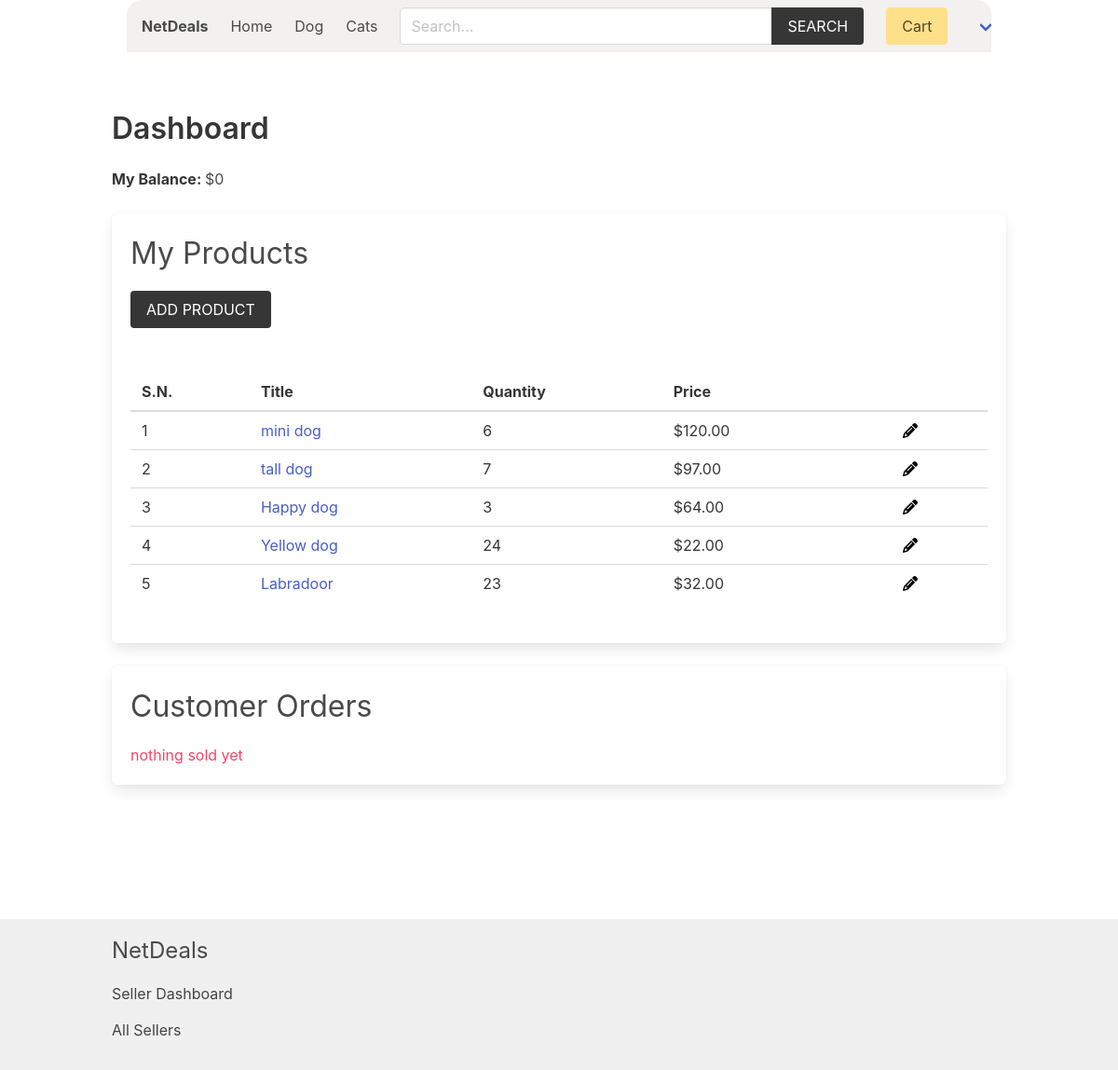
/seller/seller-dashboard/ (signed in), run on the app's committed database.
### product/models.py (models this page shows, shortened)
class Category(models.Model):
    title = models.CharField(max_length=50)
    slug = models.SlugField(max_length=55)
    ordering = models.IntegerField(default=0)
    class Meta:
        ordering = ['ordering']

class Product(models.Model):
    quantity = models.PositiveIntegerField(default=0)
    category = models.ForeignKey(Category, related_name='products', on_delete=models.CASCADE)
    seller = models.ForeignKey(SellerProfile, related_name="products", on_delete=models.CASCADE)
    title = models.CharField(max_length=50)
    slug = models.SlugField(max_length=55)
    description = models.TextField(blank=True, null=True)
    price = models.DecimalField(max_digits=6, decimal_places=2)
    added_date = models.DateTimeField(auto_now_add=True)
    image = models.ImageField(upload_to='uploads/', blank=True, null=True)
    thumbnail = models.ImageField(upload_to='uploads/', blank=True, null=True) # Change uploads to thumbnails
    class Meta:
        ordering = ['-added_date']

### accounts/models.py (models this page shows, shortened)
class SellerProfile(models.Model):
    is_approved = models.BooleanField(default=False) # for admin approval
    phone_number = models.CharField(max_length=15, null=True, blank=True)
    address = models.CharField(max_length=255, null=True, blank=True)
    user = models.OneToOneField(CustomUser, on_delete=models.CASCADE)
    company_name = models.CharField(max_length=100, null=True, blank=True)
    company_description = models.TextField(null=True, blank=True)
    def get_balance(self):
        print("Called get_balance function")
        OrderItem = apps.get_model('order', 'OrderItem')
        items_sold = OrderItem.objects.filter(seller_id=self.id)
        print(f"Items sold: {items_sold}")  # Add this line
        total_balance = sum(item.price * item.quantity for item in items_sold)
        print(f"Total balance: {total_balance}")  # Add this line
        return total_balance

### seller/views.py (the view)
# urls.py: path('seller-dashboard/', views.seller_dashboard, name="seller-dashboard"),
@login_required
@is_seller_approved
def seller_dashboard(request):
    if request.user.role != 'seller':
        return redirect('core:home')
    seller = request.user.sellerprofile
    products = seller.products.all()
    sold_items = OrderItem.objects.filter(seller=seller)
    return render(request, 'seller/seller_dashboard.html', {'seller': seller, 'products': products, 'sold_items': sold_items})

### cart/cart.py (called while the page is built)
    def __len__(self):
        return sum(item['quantity'] for item in self.cart.values())

### cart/context_processors.py (called while the page is built)
def cart(request):
    return {'cart': Cart(request)}

### product/context_processors.py (called while the page is built)
def menu_categories(request):
    categories = Category.objects.all()
    return {'categories': categories}

### templates/seller/seller_dashboard.html (shortened to what this page needs)
{% extends 'core/base.html' %}
{% block content %}
    <h1 class="title">Dashboard</h1>
    <div class="mb-5">
        <strong>My Balance: </strong> ${{seller.get_balance}} <br>
    </div>
    <div class="box">
        <h2 class="is-size-3 mb-4">My Products</h2>
        <a href="{% url 'seller:add-product' %}" class="button is-dark is-uppercase mb-6">Add Product</a>
        {% if products %}
        <table class="table is-fullwidth">
            <thead>
                <tr>
                    <th>S.N.</th>
                    <th>Title</th>
                    <th>Quantity</th>
                    <th>Price</th>
                    <th></th>
                    <th></th>
                </tr>
            </thead>
            <tbody>
                {% for product in products %}
                    <tr>
                        <td>{{ forloop.counter }}</td>
                        <td><a href="{% url 'product:product' product.category.slug product.slug %}">{{ product.title }}</a></td>
                        <td id="quantity-{{ product.id }}" data-product-id="{{ product.id }}" >{{ product.quantity }}</td>
                        <td id="price-{{ product.id }}" data-product-id="{{ product.id }}" >${{ product.price }}</td>
                        <td>
                        </td>
                        <td>
                            <span class="edit-toggle" data-product-id="{{ product.id }}">
                                <span class="icon">
                                    <i class="fa-solid fa-pencil" style="color: #000000;"></i>
                                </span>
                            </span>
                        </td>
                    </tr>
                {% endfor %}
            </tbody>
        </table>
        {% else %}
            <p class="has-text-danger">Products not added yet.</p>
        {% endif %}
    </div>
    <div class="box">
        <h2 class="is-size-3 mb-4">Customer Orders</h2>
        {% if sold_items %}
        <table class="table is-fullwidth">
            <thead>
                <tr>
                    <th>Product</th>
                    <th>Quantity</th>
                    <th>Price</th>
                    <th>First Name</th>
                    <th>Order Number</th>
                    <th></th>
                </tr>
            </thead>
            <tbody>
                {% for item in sold_items %}
                    <tr>
                        <td>{{ item.product.title }}</td>
                        <td>{{ item.quantity }}</td>
                        <td>{{ item.price }}</td>
                        <td>{{ item.order.first_name }}</td>
                        <td>{{ item.order.id }}</td>
                        <td>
                            <div class="button-container">
                              <button class="button is-dark is-uppercase is-small more-info-btn" data-detail-id="detail-{{ item.id }}" id="more-info-{{ item.id }}">More Info</button>
                            </div>
                          </td>
                    </tr>
                    <tr class="hidden" id="detail-{{ item.id }}">
                        <td colspan="2">
                            <strong>Address:</strong> {{ item.order.address }}<br>
                            <strong>Phone:</strong> {{ item.order.phone }}<br>
                            <strong>Zipcode:</strong> {{ item.order.zipcode }}<br>
                            <strong>Email:</strong> {{ item.order.email }}<br>
                        </td>
                        <td colspan="2">
                            <strong>First Name:</strong> {{ item.order.address }}<br>
                            <strong>Last Name:</strong> {{ item.order.phone }}<br>
                            <strong>Date Placed:</strong> {{ item.order.created_at }}<br>
                            <strong>Paid Amount:</strong> {{ item.order.paid_amount }}<br>
                        </td>
                    </tr>
                {% endfor %}
            </tbody>
        </table>
        {% else %}
        <p class="has-text-danger">nothing sold yet</p>
        {% endif %}
    </div>
    </div>
{% endblock content %}

### templates/core/base.html (shortened to what this page needs)
{% load static %}
{% load product_filters %}
<!DOCTYPE html>
<html lang="en">
<head>
    <link rel="stylesheet" href="https://cdn.jsdelivr.net/npm/bulma@0.9.2/css/bulma.min.css">
    <link rel="stylesheet" href="{% static 'css/main.css' %}">
</head>
<body>
    <div class="container px-4">
        <nav class="navbar px-4" role="navigation" aria-label="main navigation">
            <div class="navbar-brand">
                <a class="navbar-item" href="{% url 'core:home' %}">
                    <h1><strong>NetDeals</strong></h1>
                </a>
            </div>
            <div id="navbarBasicExample" class="navbar-menu">
                <div class="navbar-start">
                <a class="navbar-item" href="{% url 'core:home' %}">
                    Home
                </a>
                {% for category in categories %}
                    <a class="navbar-item" href="{% url 'product:category' category.slug %}">
                        {{category.title}}
                    </a>
                {% endfor %}
                </div>
                <div class="navbar-start">
                    <div class="navbar-item">
                        <form method="get" action="{% url 'product:search' %}">
                            <div class="field has-addons">
                                <div class="control">
                                    <input type="search" name="query" id="" class="input" placeholder="Search...">
                                </div>
                                <div class="control">
                                    <button class="button is-dark is-uppercase">Search</button>
                                </div>
                            </div>
                        </form>
                    </div>
                </div>
                <div class="navbar-end">
                <div class="navbar-item">
                    <a href="{% url 'cart:cart' %}" class="button is-warning">Cart {% if cart %}({{cart|length}}){% endif %}</a>
                </div>
                {% if user.role == 'seller' %}
                <div class="navbar-item has-dropdown is-hoverable">
                    <a class="navbar-link is-capitalized">
                    </a>
                </div>
                {% endif %}
                </div>
            </div>
            </nav>
    </div>
    <section class="section">
        <div class="container">
            {% block content %}{% endblock content %}
    </section>
    <div class="main-content-wrapper">
        <section class="section">
        </section>
    </div>
    <footer class="footer">
        <div class="container">
            <h3 class="is-size-4 mb-4">NetDeals</h3>
            {% if user.role == 'seller' %}
                <a href="{% url 'seller:seller-dashboard' %}">Seller Dashboard</a>
            {% endif %}
            <br>
            <a href="{% url 'seller:sellers' %}">All Sellers</a>
        </div>
    </footer>
</body>
</html>

### core/static/css/main.css (style rules this page uses)
.footer a { margin-bottom: 15px; display: inline-block; color: #444; }

### templates/core/base.html (style rules this page uses)
.navbar { z-index: 1000; background-color: #f3f0f0; border-radius: 1rem 1rem 0 0; margin-bottom: 1rem; width: 100%; position: relative; }
.navbar .input { width: 400px; }
.navbar .field.has-addons { width: 100%; }
body { display: flex; flex-direction: column; min-height: 100vh; }
.main-content-wrapper { flex-grow: 1; }
.footer { background-color: #f0f0f0; padding: 1rem 0; }

### data on the page
Category: title "Dog"
Category: title "Cats"
SellerProfile: get_balance "0"
Product: title "mini dog", quantity "6", price "120.00"
Product: title "tall dog", quantity "7", price "97.00"
Product: title "Happy dog", quantity "3", price "64.00"
Product: title "Yellow dog", quantity "24", price "22.00"
Product: title "Labradoor", quantity "23", price "32.00"
